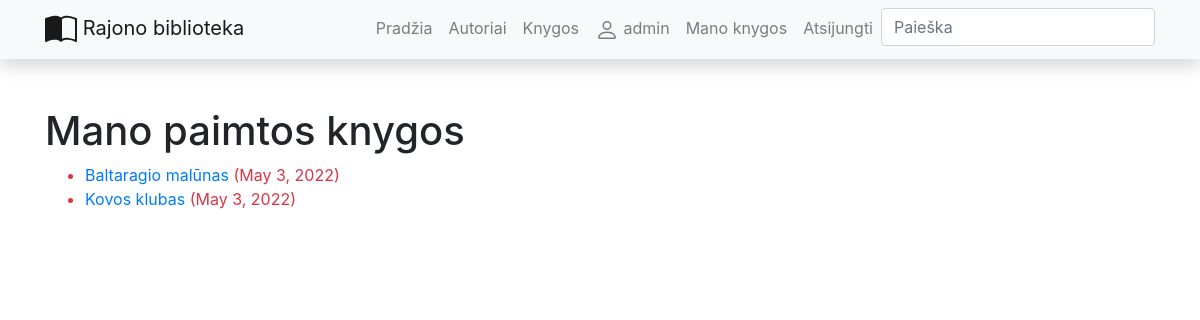
The app's page /library/user_books/ (signed in) with its own data.
### library/models.py (models this page shows, shortened)
class BookInstance(models.Model):
    uuid = models.UUIDField(default=uuid.uuid4, help_text='Unikalus ID knygos kopijai')
    book = models.ForeignKey('Book', on_delete=models.SET_NULL, null=True)
    due_back = models.DateField('Bus prieinama', null=True, blank=True)
    reader = models.ForeignKey(User, on_delete=models.SET_NULL, null=True, blank=True)
    @property
    def is_overdue(self):
        if self.due_back and date.today() > self.due_back:
            return True
        return False
    LOAN_STATUS = (
        ('a', 'Administruojama'),
        ('p', 'Paimta'),
        ('g', 'Galima paimti'),
        ('r', 'Rezervuota'),
    )
    status = models.CharField(
        max_length=1,
        choices=LOAN_STATUS,
        blank=True,
        default='a',
        help_text='Statusas',
    )
    class Meta:
        ordering = ['due_back']

class Book(models.Model):
    title = models.CharField('Pavadinimas', max_length=200)
    author = models.ForeignKey('Author', on_delete=models.SET_NULL, null=True, related_name='books')
    summary = models.TextField('Aprašymas', max_length=1000, help_text='Trumpas knygos aprašymas')
    description = HTMLField('Aprašymas', null=True)
    isbn = models.CharField('ISBN', max_length=13,
                            help_text='13 Simbolių <a href="https://www.isbn-international.org/content/what-isbn">ISBN kodas</a>')
    genre = models.ManyToManyField(Genre, help_text='Išrinkite žanrą(us) šiai knygai')
    cover = models.ImageField('Viršelis', upload_to='covers', null=True)
    def display_genre(self):
        return ', '.join(genre.name for genre in self.genre.all())
    display_genre.short_description = 'Žanras'
    class Meta:
        verbose_name = 'Knyga'
        verbose_name_plural = 'Knygos'

### library/views.py (the view)
# urls.py: path('user_books/', views.UserBookListView.as_view(), name='user_books'),
class UserBookListView(LoginRequiredMixin, generic.ListView):
    model = BookInstance
    template_name = 'user_books.html'
    context_object_name = 'books'
    def get_queryset(self):
        return BookInstance.objects.filter(reader=self.request.user).filter(status__exact='p').order_by('due_back')

### library/templates/user_books.html (shortened to what this page needs)
{% extends "base.html" %}
{% block content %}
    <h1>Mano paimtos knygos</h1>
    {% if books %}
    <ul>
      {% for book in books %}
      <li class="{% if book.is_overdue %}text-danger{% endif %}">
        <a href="{% url 'book' book.book.pk %}">{{book.book.title}}</a> ({{ book.due_back }})
      </li>
      {% endfor %}
    </ul>
    {% else %}
      <p>Šiuo metu iš mūsų nesate paėmę knygų.</p>
    {% endif %}
{% endblock %}

### library/templates/base.html (shortened to what this page needs)
<!DOCTYPE html>
<html lang="en">
<head>
  <link rel="stylesheet" href="https://stackpath.bootstrapcdn.com/bootstrap/4.1.3/css/bootstrap.min.css">
  <link rel="stylesheet" href="https://cdnjs.cloudflare.com/ajax/libs/font-awesome/4.7.0/css/font-awesome.min.css">
  {% load static %}
  <link rel="stylesheet" href="{% static 'css/styles.css' %}">
</head>
<body>
{% load i18n %}
<nav class="navbar navbar-expand-lg navbar-light bg-light static-top mb-5 shadow">
  <div class="container">
    <a class="navbar-brand" href="#">
    Rajono biblioteka</a>
    <div class="collapse navbar-collapse" id="navbarResponsive">
      <ul class="navbar-nav ml-auto">
        <li class="nav-item">
          <a class="nav-link" href="{% url 'index' %}">Pradžia</a>
        </li>
        <li class="nav-item">
          <a class="nav-link" href="{% url 'authors' %}">Autoriai</a>
        </li>
        <li class="nav-item">
          <a class="nav-link" href="{% url 'books' %}">Knygos</a>
        </li>
        {% if user.is_authenticated %}
        <li class="nav-item"><a class="nav-link" href="{% url 'profile' %}">
        {{ user.get_username }}</a></li>
        <li class="nav-item"><a class="nav-link" href="{% url 'user_books'%}">Mano knygos</a></li>
        <li class="nav-item"><a class="nav-link" href="{% url 'logout'%}">Atsijungti</a></li>
      {% else %}
        <li class="nav-item"><a class="nav-link" href="{% url 'login'%}?next={{request.path}}">Prisijungti</a></li>
        <li class="nav-item"><a class="nav-link" href="{% url 'register'%}">Registruotis</a></li>
      {% endif %}
        <li>
            <form action="{% url 'search' %}" method="get" class="form-inline my-2 my-md-0">
            <input name="query" class="form-control" type="text" placeholder="Paieška">
            </form>
        </li>
      </ul>
    </div>
  </div>
</nav>
<div class="container">
{% block content %}{% endblock %}
</div>
  </body>
</html>

### records on screen
BookInstance: book "Baltaragio malūnas", due_back "May 3, 2022"
BookInstance: book "Kovos klubas", due_back "May 3, 2022"

### other values on screen
{{ user.get_username }} "admin"
